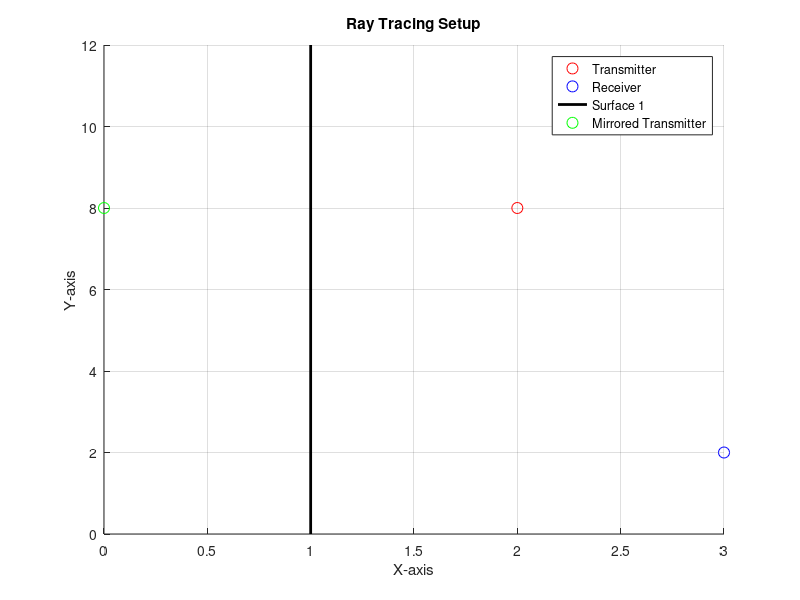

Recreate this plot in MATLAB. (Note: this script raises an error after producing the figure.)
% Define Transmitter, Receiver, and Surface(s)
Tx = [2, 8];               % Transmitter position
Rx = [3,2];               % Receiver position
surface1 = [1, 0; 1, 12];   % Surface defined by two points (x1, y1) and (x2, y2)

% Plot Transmitter, Receiver, and Surface
figure;
hold on;
plot(Tx(1), Tx(2), 'ro', 'MarkerSize', 8, 'DisplayName', 'Transmitter');
plot(Rx(1), Rx(2), 'bo', 'MarkerSize', 8, 'DisplayName', 'Receiver');
plot(surface1(:,1), surface1(:,2), 'k-', 'LineWidth', 2, 'DisplayName', 'Surface 1');
legend;
xlabel('X-axis');
ylabel('Y-axis');
title('Ray Tracing Setup');
grid on;

% Mirror Transmitter across the surface and plot it
mirror_Tx = Tx;
mirror_Tx(1) = 2 * surface1(1,1) - Tx(1);  % Reflect across x = 5
plot(mirror_Tx(1), mirror_Tx(2), 'go', 'MarkerSize', 8, 'DisplayName', 'Mirrored Transmitter');

% Display mirrored transmitter position
disp(['Mirrored Transmitter Position: (', num2str(mirror_Tx(1)), ', ', num2str(mirror_Tx(2)), ')']);

% Create the line from mirrored transmitter to receiver
line_mirror_to_rx = createLine(mirror_Tx, Rx);
disp(['Line from Mirrored Tx to Rx: Point (', num2str(line_mirror_to_rx.point(1)), ', ', num2str(line_mirror_to_rx.point(2)), ...
      ') Direction (', num2str(line_mirror_to_rx.direction(1)), ', ', num2str(line_mirror_to_rx.direction(2)), ')']);

% Create line for surface segment
line_surface = createLine(surface1(1,:), surface1(2,:));
disp(['Surface Line: Point (', num2str(line_surface.point(1)), ', ', num2str(line_surface.point(2)), ...
      ') Direction (', num2str(line_surface.direction(1)), ', ', num2str(line_surface.direction(2)), ')']);

% Calculate intersection
intersection = intersectLines(line_mirror_to_rx, line_surface);

% Display intersection debug information
disp(['Calculated Intersection: (', num2str(intersection(1)), ', ', num2str(intersection(2)), ')']);

% Check if intersection is within bounds of the surface segment
if ~any(isnan(intersection)) && isOnSegment(surface1, intersection)
    disp(['Intersection point: (', num2str(intersection(1)), ', ', num2str(intersection(2)), ')']);
    
    % Calculate the reflection vector
    normal = [line_surface.direction(2), -line_surface.direction(1)]; % Normal to surface
    normal = normal / norm(normal); % Normalize normal
    
    incident = line_mirror_to_rx.direction;
    
    % Reflection formula: R = I - 2 * (I . N) * N
    reflection_direction = incident - 2 * dot(incident, normal) * normal;
    reflection_direction = reflection_direction / norm(reflection_direction);  % Normalize the reflected direction
    
    % Calculate new reflected point
    reflected_point = intersection + reflection_direction;  % Move the intersection point in the reflected direction

    % Plot direct and reflected rays
    plot([Tx(1), intersection(1)], [Tx(2), intersection(2)], 'r--', 'LineWidth', 1.5, 'DisplayName', 'Direct Ray');
    plot([intersection(1), Rx(1)], [intersection(2), Rx(2)], 'b--', 'LineWidth', 1.5, 'DisplayName', 'Reflected Ray');
    
    %plot([intersection(1), reflected_point(1)], [intersection(2), reflected_point(2)], 'g--', 'LineWidth', 1.5, 'DisplayName', 'Reflected Ray');
else
    disp('No valid reflection path found: Intersection is outside of the surface segment.');
end

% Plot intersection if valid
if ~any(isnan(intersection))
    plot(intersection(1), intersection(2), 'mx', 'MarkerSize', 10, 'DisplayName', 'Intersection');
end

% Function to create a line representation from two points
function line = createLine(point1, point2)
    % Ensure the inputs are two points with x and y coordinates
    if numel(point1) ~= 2 || numel(point2) ~= 2
        error('Each input should be a 2-element vector representing x and y coordinates.');
    end
    % Create a line struct with a point and a direction vector
    direction = point2 - point1;
    line.point = point1;
    line.direction = direction;
end

% Function to find the intersection of two lines
function intersection = intersectLines(line1, line2)
    % Line 1: point1 + t * direction1
    % Line 2: point2 + s * direction2
    % Solve for t and s where lines intersect

    % Extract components
    x1 = line1.point(1); y1 = line1.point(2);
    dx1 = line1.direction(1); dy1 = line1.direction(2);

    x2 = line2.point(1); y2 = line2.point(2);
    dx2 = line2.direction(1); dy2 = line2.direction(2);

    % Solve linear equations to find intersection parameters
    denominator = dx1 * dy2 - dy1 * dx2;
    if abs(denominator) < 1e-10
        % Lines are parallel or nearly parallel
        intersection = [NaN, NaN];
        return;
    end

    % Calculate intersection
    t = ((x2 - x1) * dy2 - (y2 - y1) * dx2) / denominator;
    intersection = [x1 + t * dx1, y1 + t * dy1];
end

% Function to check if a point is on a line segment
function isOn = isOnSegment(segment, point)
    % Check if point is within bounds of the segment
    x_min = min(segment(1,1), segment(2,1));
    x_max = max(segment(1,1), segment(2,1));
    y_min = min(segment(1,2), segment(2,2));
    y_max = max(segment(1,2), segment(2,2));

    % Check if point is within x and y bounds of the segment
    isOn = point(1) >= x_min && point(1) <= x_max && ...
           point(2) >= y_min && point(2) <= y_max;
end
